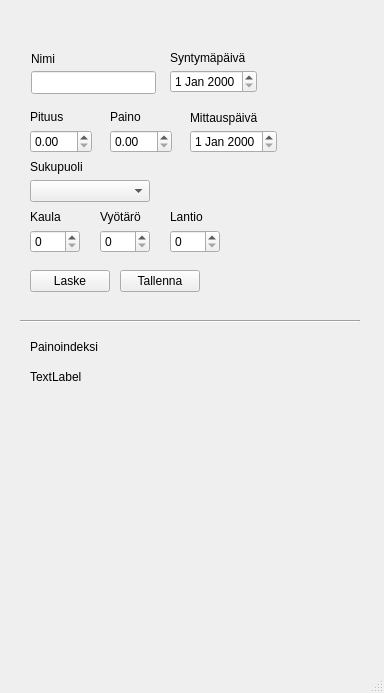
<?xml version="1.0" encoding="UTF-8"?>
<ui version="4.0">
 <class>MainWindow</class>
 <widget class="QMainWindow" name="MainWindow">
  <property name="geometry">
   <rect>
    <x>0</x>
    <y>0</y>
    <width>384</width>
    <height>693</height>
   </rect>
  </property>
  <property name="windowTitle">
   <string>MainWindow</string>
  </property>
  <widget class="QWidget" name="centralwidget">
   <widget class="QLabel" name="nameLabel">
    <property name="geometry">
     <rect>
      <x>31</x>
      <y>51</y>
      <width>24</width>
      <height>16</height>
     </rect>
    </property>
    <property name="text">
     <string>Nimi</string>
    </property>
   </widget>
   <widget class="QLineEdit" name="nameLineEdit">
    <property name="geometry">
     <rect>
      <x>31</x>
      <y>71</y>
      <width>125</width>
      <height>23</height>
     </rect>
    </property>
    <property name="font">
     <font>
      <pointsize>10</pointsize>
     </font>
    </property>
    <property name="toolTip">
     <string>Kirjoita nimesi kenttään</string>
    </property>
    <property name="toolTipDuration">
     <number>3</number>
    </property>
   </widget>
   <widget class="QDateEdit" name="dateEdit">
    <property name="geometry">
     <rect>
      <x>190</x>
      <y>130</y>
      <width>87</width>
      <height>23</height>
     </rect>
    </property>
   </widget>
   <widget class="QDoubleSpinBox" name="heightDoubleSpinBox">
    <property name="geometry">
     <rect>
      <x>30</x>
      <y>130</y>
      <width>62</width>
      <height>23</height>
     </rect>
    </property>
   </widget>
   <widget class="QDoubleSpinBox" name="weightDoubleSpinBox">
    <property name="geometry">
     <rect>
      <x>110</x>
      <y>130</y>
      <width>62</width>
      <height>23</height>
     </rect>
    </property>
   </widget>
   <widget class="QLabel" name="dateLabel">
    <property name="geometry">
     <rect>
      <x>190</x>
      <y>110</y>
      <width>68</width>
      <height>16</height>
     </rect>
    </property>
    <property name="text">
     <string>Mittauspäivä</string>
    </property>
   </widget>
   <widget class="QLabel" name="heightLabel">
    <property name="geometry">
     <rect>
      <x>30</x>
      <y>110</y>
      <width>50</width>
      <height>14</height>
     </rect>
    </property>
    <property name="text">
     <string>Pituus</string>
    </property>
   </widget>
   <widget class="QLabel" name="weightLabel">
    <property name="geometry">
     <rect>
      <x>110</x>
      <y>110</y>
      <width>50</width>
      <height>14</height>
     </rect>
    </property>
    <property name="text">
     <string>Paino</string>
    </property>
   </widget>
   <widget class="QPushButton" name="calculatePushButton">
    <property name="geometry">
     <rect>
      <x>30</x>
      <y>270</y>
      <width>80</width>
      <height>22</height>
     </rect>
    </property>
    <property name="text">
     <string>Laske</string>
    </property>
   </widget>
   <widget class="QPushButton" name="savePushButton">
    <property name="geometry">
     <rect>
      <x>120</x>
      <y>270</y>
      <width>80</width>
      <height>22</height>
     </rect>
    </property>
    <property name="text">
     <string>Tallenna</string>
    </property>
   </widget>
   <widget class="QComboBox" name="sexComboBox">
    <property name="geometry">
     <rect>
      <x>30</x>
      <y>180</y>
      <width>120</width>
      <height>22</height>
     </rect>
    </property>
    <property name="placeholderText">
     <string>Valitse sukupuoli</string>
    </property>
   </widget>
   <widget class="QSpinBox" name="neckSpinBox">
    <property name="geometry">
     <rect>
      <x>30</x>
      <y>230</y>
      <width>50</width>
      <height>23</height>
     </rect>
    </property>
   </widget>
   <widget class="QSpinBox" name="waistSpinBox">
    <property name="geometry">
     <rect>
      <x>100</x>
      <y>230</y>
      <width>50</width>
      <height>23</height>
     </rect>
    </property>
   </widget>
   <widget class="QSpinBox" name="hipsSpinBox">
    <property name="geometry">
     <rect>
      <x>170</x>
      <y>230</y>
      <width>50</width>
      <height>23</height>
     </rect>
    </property>
   </widget>
   <widget class="QLabel" name="sexLabel">
    <property name="geometry">
     <rect>
      <x>30</x>
      <y>160</y>
      <width>70</width>
      <height>14</height>
     </rect>
    </property>
    <property name="text">
     <string>Sukupuoli</string>
    </property>
   </widget>
   <widget class="QLabel" name="neckLabel">
    <property name="geometry">
     <rect>
      <x>30</x>
      <y>210</y>
      <width>70</width>
      <height>14</height>
     </rect>
    </property>
    <property name="text">
     <string>Kaula</string>
    </property>
   </widget>
   <widget class="QLabel" name="waistLabel">
    <property name="geometry">
     <rect>
      <x>100</x>
      <y>210</y>
      <width>70</width>
      <height>14</height>
     </rect>
    </property>
    <property name="text">
     <string>Vyötärö</string>
    </property>
   </widget>
   <widget class="QLabel" name="hipsLabel">
    <property name="geometry">
     <rect>
      <x>170</x>
      <y>210</y>
      <width>70</width>
      <height>14</height>
     </rect>
    </property>
    <property name="text">
     <string>Lantio</string>
    </property>
   </widget>
   <widget class="QLabel" name="birthDateLabel">
    <property name="geometry">
     <rect>
      <x>170</x>
      <y>50</y>
      <width>90</width>
      <height>16</height>
     </rect>
    </property>
    <property name="text">
     <string>Syntymäpäivä</string>
    </property>
   </widget>
   <widget class="QDateEdit" name="birthDateEdit">
    <property name="geometry">
     <rect>
      <x>170</x>
      <y>70</y>
      <width>87</width>
      <height>23</height>
     </rect>
    </property>
   </widget>
   <widget class="QLabel" name="bmiLabel">
    <property name="geometry">
     <rect>
      <x>30</x>
      <y>340</y>
      <width>80</width>
      <height>14</height>
     </rect>
    </property>
    <property name="text">
     <string>Painoindeksi</string>
    </property>
   </widget>
   <widget class="Line" name="line">
    <property name="geometry">
     <rect>
      <x>20</x>
      <y>320</y>
      <width>340</width>
      <height>3</height>
     </rect>
    </property>
    <property name="orientation">
     <enum>Qt::Horizontal</enum>
    </property>
   </widget>
   <widget class="QLabel" name="label_2">
    <property name="geometry">
     <rect>
      <x>30</x>
      <y>370</y>
      <width>60</width>
      <height>14</height>
     </rect>
    </property>
    <property name="text">
     <string>TextLabel</string>
    </property>
   </widget>
  </widget>
  <widget class="QMenuBar" name="menubar">
   <property name="geometry">
    <rect>
     <x>0</x>
     <y>0</y>
     <width>384</width>
     <height>19</height>
    </rect>
   </property>
  </widget>
  <widget class="QStatusBar" name="statusbar"/>
 </widget>
 <resources/>
 <connections/>
</ui>
